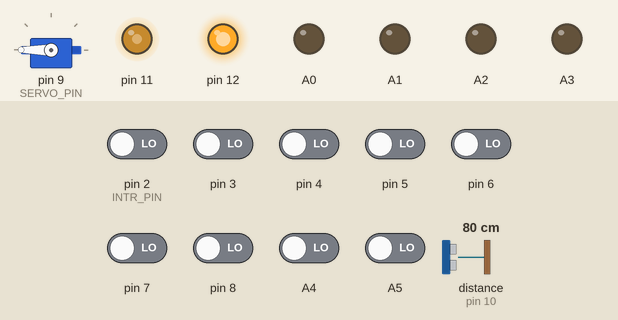
This sketch was run on a simulated Arduino Uno, built with avr-gcc and run on an emulated ATmega328P. On the bench: servo, output pins drawn as LEDs (lit = HIGH). Inputs (shaded band) come from the test bench; at power-on: A4, A5, pin 2 (INTR_PIN), pin 3–8 LOW, distance to the obstacle (sensor on pin 10) 80 cm. The echo pulse lasts 58.3 µs per cm; pins used as bus, display or sensor lines are not drawn; what the sketch prints to the serial monitor is not drawn.

Above: at 1.2 s.
1.3 s: distance to the obstacle (sensor on pin 10) set to 2 cm
At 1.8 s:
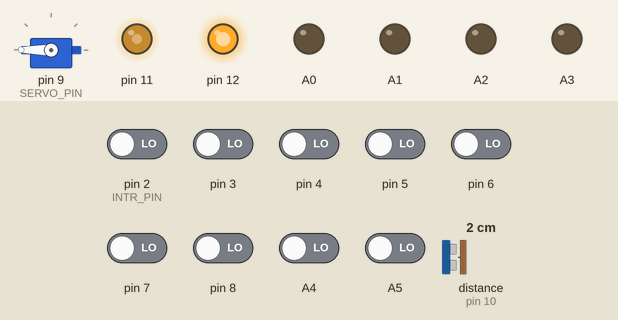
4.3 s: pin 6 driven HIGH
At 5.0 s:
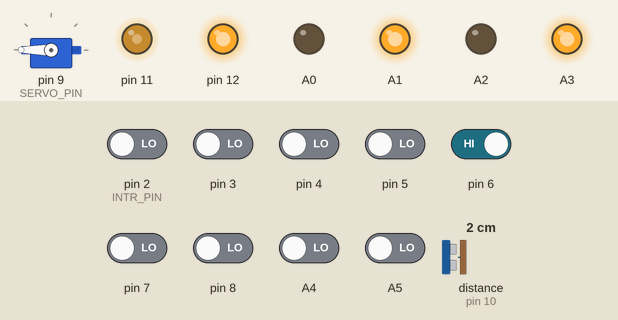
Timing chart, 0 to 7.3 s (numbered marks = the images above; inputs shaded):
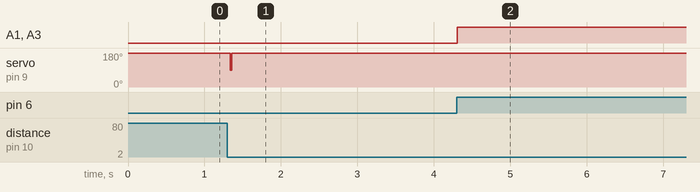

Measured:
- after the input at 1.3 s, servo on pin 9 (SERVO_PIN): 180° → 90° at once, → 180° 0.02 s later
- after the input at 4.3 s, A1, A3: LOW → HIGH at once

The sketch:

ornate.ino
```cpp
/*
  ornate
  https://github.com/krprashant94/eagle

  An 8 IR sensor based PID controlled line follower bot
  this can follow black and white strip using IR sensor
  with ultrasonic obstacle/wall detection

  The circuit:
    - Given in circuit.svg
  Sensor:
    - 8 IR sensor
    - HC-SR 04
  Motor Driver:
    - L293/L298/TB6612 like motor driver

  Created 04, Oct 2017
  Prashant K. Prasad
  Updated 30, Oct 2018
  Prashant K. Prasad
  Updated 07, Nov 2018
  Prashant K. Prasad
  Updated 04, Feb 2019
  Prashant K. Prasad

*/

#include <Servo.h>
#define SERVO_PIN 9
Servo servo;    // Create servo object to control a servo

#include "LIGHT_HCSR04.h"
LIGHT_HCSR04 hcsr04(9, 10);

#include "Sensor.h"
Sensor sensor(3, 4, 5, 6, 7, 8, A4, A5); //S1, S2, S3, S4, S5..

#include "Motor.h"
Motor motor(11, 12, A0, A1, A2, A3, 13); // ENA, ENB, IN1, IN2, IN3, IN4, CHECKPOINT

//Interrupt pin for menu
#define INTR_PIN 2

bool open_menu = false;
#include "Menu.h"

void setup() {
    Serial.begin(9600);
    motor.begin();
    sensor.begin();
    hcsr04.begin();
    servo.attach(SERVO_PIN);

    attachInterrupt(digitalPinToInterrupt(INTR_PIN), menuISR, RISING);

    // 128 is good for PID. You can increase it in straight path
    motor.topSpeed = 128;
}

void loop() {
     if(open_menu){
        menu();
     }


    sensor.readSensordata();
    if(sensor.SENSOR_DATA[3] == motor.IN_TRACK && sensor.same){
        // Do nothing. No change found since the last scanning.
    }else{
        // motor.directionControl(sensor.SENSOR_DATA[1], sensor.SENSOR_DATA[2], sensor.SENSOR_DATA[3], sensor.SENSOR_DATA[4], sensor.SENSOR_DATA[5]);
        motor.directionControl(sensor.SENSOR_DATA[0], sensor.SENSOR_DATA[1], sensor.SENSOR_DATA[2], sensor.SENSOR_DATA[3], sensor.SENSOR_DATA[4], sensor.SENSOR_DATA[5], sensor.SENSOR_DATA[6], sensor.SENSOR_DATA[7]);
    }
}
```

LIGHT_HCSR04.h
```cpp
class LIGHT_HCSR04
{
    public:
        int trigger;
        int echo;
        long echo_time;
        int echo_dist;
    public:
        LIGHT_HCSR04(int trig, int ech){
            trigger = trig;
            echo = ech;
        }

        /*
        * Get time taken by the ultrasonic sound
        */
        long duration(){
            // Clears the trigPin
            digitalWrite(trigger, LOW);
            delayMicroseconds(2);
            // Sets the trigPin on HIGH state for 10 micro seconds
            digitalWrite(trigger, HIGH);
            delayMicroseconds(10);
            digitalWrite(trigger, LOW);
            return pulseIn(echo, HIGH);
        }

        void begin(){
            pinMode(trigger, OUTPUT); // Sets the trigPin as an Output
            pinMode(echo, INPUT); // Sets the echoPin as an Input
        }

        /*
        * Get distance of obstical or wall
        */
        int distance(){
            // Reads the echoPin, returns the sound wave travel time in microseconds
            echo_time = duration();
            // Calculating the distance
            echo_dist = echo_time*0.34779/2;
            return echo_dist < 0 ? 0 :echo_dist;
        }
};
```

Menu.h
```cpp
void menuISR(){
    open_menu = true;
}
void menu(){
    open_menu = false;
    Serial.println("-----------------------------------------------------");
    Serial.println("");
    Serial.println("Line Follower Robot");
    Serial.println("https://github.com/krprashant94/Arduino-Line-Follower");
    Serial.println("IR Sensor: " + String(sensor.SENSOR_PIN[1]) + ", " + String(sensor.SENSOR_PIN[2]) + ", " + String(sensor.SENSOR_PIN[3]) + ", " + String(sensor.SENSOR_PIN[4]) + ", " + String(sensor.SENSOR_PIN[5]) + ", " + String(sensor.SENSOR_PIN[6]) + ", " + String(sensor.SENSOR_PIN[7]));
    Serial.println("Motor: " + String(motor.IN1) + ", " + String(motor.IN2) + ", " + String(motor.IN3) + ", " + String(motor.IN4) + ", " + String(motor.ENA) + ", " + String(motor.ENB));
    Serial.println("HCSR04: " + String(hcsr04.trigger) + ", " +String(hcsr04.echo));
    Serial.println("Servo: " + String(SERVO_PIN));
    Serial.println("");
    Serial.println("-----------------------------------------------------");
    Serial.println(" 1. Max Speed");
    Serial.println(" 2. Diagnostic");
    Serial.println(" 3. Read Sensor");
    Serial.println(" 4. Set Track");
    Serial.println(" 5. 1 Second Forward");
    Serial.println(" 6. 1 Second Left");
    Serial.println(" 7. 1 Second Right");
    Serial.println(" 8. Kp");
    Serial.println(" 9. Kd");
    Serial.println("10. Ki");
    Serial.println("x. Exit");
    Serial.println("Enter your choice : ");
    while(true){

        if (Serial.available()) {
            String cmd = Serial.readString();
            Serial.println(cmd);
            if(cmd == "x\r\n"){
              break;
            }
        }

        //TODO:

    }

    Serial.println("--------------------EXIT-----------------------------");
}
```

Motor.h
```cpp
class Motor{
    public:
        int IN1, IN2, IN3, IN4, ENA, ENB;
        int IN_TRACK = 1;
        int OUT_OF_TRACK = 0;
        float kp = 1, kd = 2, ki = 4;
        int pid, prev_error = 0, integral =0;
        int topSpeed = 128;
        int onLost = 1;
        int CHECKPOINT;
        bool blinker;
    Motor(int ea, int eb, int a, int b, int c, int d, int check){
            IN1 = a;
            IN2 = b;
            IN3 = c;
            IN4 = d;
            ENA = ea;
            ENB = eb;
            CHECKPOINT = check;
            speedControl(0);
    }
    void begin(){
            pinMode(IN2, OUTPUT);
            pinMode(IN1, OUTPUT);
            pinMode(IN4, OUTPUT);
            pinMode(IN3, OUTPUT);
            pinMode(ENA, OUTPUT);
            pinMode(ENB, OUTPUT);
    }
    void stop(){
        digitalWrite(IN2, LOW);
        digitalWrite(IN1, LOW);

        digitalWrite(IN4, LOW);
        digitalWrite(IN3, LOW);
    }
    void straight(){
        digitalWrite(IN2, HIGH);
        digitalWrite(IN1, LOW);

        digitalWrite(IN4, HIGH);
        digitalWrite(IN3, LOW);
    }
    void back(){
        digitalWrite(IN2, LOW);
        digitalWrite(IN1, HIGH);

        digitalWrite(IN4, LOW);
        digitalWrite(IN3, HIGH);
    }
    void turnLeft(){
        digitalWrite(IN2, HIGH);
        digitalWrite(IN1, LOW);

        digitalWrite(IN4, LOW);
        digitalWrite(IN3, LOW);
    }
    void turnRight(){
        digitalWrite(IN2, LOW);
        digitalWrite(IN1, LOW);

        digitalWrite(IN4, HIGH);
        digitalWrite(IN3, LOW);
    }
    void rotateLeft(){
        digitalWrite(IN2, HIGH);
        digitalWrite(IN1, LOW);

        digitalWrite(IN4, LOW);
        digitalWrite(IN3, HIGH);
    }
    void rotateRight(){
        digitalWrite(IN2, LOW);
        digitalWrite(IN1, HIGH);

        digitalWrite(IN4, HIGH);
        digitalWrite(IN3, LOW);
    }
    void wheelTest(){
        speedControl(0);
        delay(2000);
        straight();
        delay(200);
        stop();
        delay(200);
        back();
        delay(200);
        stop();
        delay(200);
        turnLeft();
        delay(200);
        stop();
        delay(200);
        turnRight();
        delay(200);
        stop();
        delay(200);
        rotateLeft();
        delay(200);
        stop();
        delay(200);
        rotateRight();
        delay(200);
        stop();
    }
    void speedTest(int t){
        speedControl(0);
        straight();
        delay(t);
        stop();
    }
    /*
    * PID calculation for 5 sensor array
    */
    int calcPID(int S1, int S2, int S4, int S5){
        int error;
        error = kp * (2*S1 + S2 - (S4 + 2*S5));
        integral += error;
        if(integral <= -topSpeed){
            integral = -topSpeed;
        }
        if(integral >= topSpeed){
            integral = topSpeed;
        }
        pid = (kp*error)+(kd*(prev_error-error))+(ki*integral);
        prev_error = error;
        if(pid <= -topSpeed){
            pid = -topSpeed;
        }
        if(pid >= topSpeed){
            pid = topSpeed;
        }
        return pid;
    }
    /*
    * PID calculation for 8 sensor array
    */
    int calcPID(int S0, int S1, int S2, int S5, int S6, int S7){
        int error;
        error = kp * (3*S0 + 2*S1 + S2 - (S5 + 2*S6 + 3*S7));
        integral += error;
        if(integral <= -topSpeed){
            integral = -topSpeed;
        }
        if(integral >= topSpeed){
            integral = topSpeed;
        }
        pid = (kp*error)+(kd*(prev_error-error))+(ki*integral);
        prev_error = error;
        if(pid <= -topSpeed){
            pid = -topSpeed;
        }
        if(pid >= topSpeed){
            pid = topSpeed;
        }
        return pid;
    }

    void directionControl(int S0, int S1, int S2, int S3, int S4, int S5, int S6, int S7){
        //checkpoint and finish point
        if((S0 == IN_TRACK && S1 == IN_TRACK && S2 == IN_TRACK && S3 == IN_TRACK && S4 == IN_TRACK && S5 == IN_TRACK && S6 == IN_TRACK && S7 == IN_TRACK) && blinker == false){
            blinker = true;
            digitalWrite(CHECKPOINT, HIGH);
        }else if(blinker){
            blinker = false;
            digitalWrite(CHECKPOINT, LOW);
        }

        if(S3 == OUT_OF_TRACK && S4 == OUT_OF_TRACK){
            if(S0 == OUT_OF_TRACK || S1 == OUT_OF_TRACK || S2 == OUT_OF_TRACK || S5 == OUT_OF_TRACK || S6 == OUT_OF_TRACK || S7 == OUT_OF_TRACK){
                //On all OUT_OF_TRACK search for wall using ultrasonic sensor
                int l = 0, c = 0, r = 0;

                servo.write(0);    // sets the servo position to 0deg
                l = hcsr04.distance();

                servo.write(90); // sets the servo position to 90deg
                c = hcsr04.distance();

                servo.write(180);    // sets the servo position to 180deg
                r = hcsr04.distance();

                if(l != 0 && r != 0 && c == 0){
                    //straight
                    Serial.print("TODO:");
                }else if(l != 0 && r == 0 && c != 0){
                    //rotate right and straight
                    Serial.print("TODO:");
                }
                if(hcsr04.distance() != 0){
                    //rotate left and straight
                    Serial.print("TODO:");
                }
            }else{
                // PID controlled bot set Kp, Kc, Ki correctly
                if(IN_TRACK == 1){
                    pid = calcPID(S0, S1, S2, S5, S6, S7);
                }else{
                    pid = calcPID(!S0, !S1, !S2, !S5, !S6, !S7);
                }
                speedControl(pid);
            }
        }else{
            // You are on a straight path, increase your speed and enjoy the ride.
            integral = 0;
            pid = 0;
            speedControl(0);
            straight();
        }
        //Serial.println(String(integral)+", "+String(topSpeed)+", "+String(pid));
    }

    void directionControl(int S1, int S2, int S3, int S4, int S5){
        //checkpoint and finish point
        if((S1 == IN_TRACK && S2 == IN_TRACK && S3 == IN_TRACK && S4 == IN_TRACK && S5 == IN_TRACK) && blinker == false){
            blinker = true;
            digitalWrite(CHECKPOINT, HIGH);
        }else if(blinker){
            blinker = false;
            digitalWrite(CHECKPOINT, LOW);
        }

        if(S3 == OUT_OF_TRACK){
            if(S3 == OUT_OF_TRACK || S1 == OUT_OF_TRACK || S2 == OUT_OF_TRACK || S4 == OUT_OF_TRACK || S5 == OUT_OF_TRACK){
                //On all OUT_OF_TRACK search for wall using ultrasonic sensor
                int l = 0, c = 0, r = 0;

                servo.write(0);    // sets the servo position to 0deg
                l = hcsr04.distance();

                servo.write(90); // sets the servo position to 90deg
                c = hcsr04.distance();

                servo.write(180);    // sets the servo position to 180deg
                r = hcsr04.distance();

                if(l != 0 && r != 0 && c == 0){
                    //straight
                    //Serial.print("TODO:");
                }else if(l != 0 && r == 0 && c != 0){
                    //rotate right and straight
                    //Serial.print("TODO:");
                }
                if(hcsr04.distance() != 0){
                    //rotate left and straight
                    //Serial.print("TODO:");
                }
            }else{
                // PID controlled bot set Kp, Kc, Ki correctly
                if(IN_TRACK == 1){
                    pid = calcPID(S1, S2, S4, S5);
                }else{
                    pid = calcPID(!S1, !S2, !S4, !S5);
                }
                speedControl(pid);
            }
        }else{
            // You are on a straight path, increase your speed and enjoy the ride.
            integral = 0;
            pid = 0;
            speedControl(0);
            straight();
        }
        //Serial.println(String(integral)+", "+String(topSpeed)+", "+String(pid));
    }

    void speedControl(int diff){
        analogWrite(ENA, topSpeed-diff);
        analogWrite(ENB, topSpeed+diff);
    }
};
```

Sensor.h
```cpp
class Sensor{
    public:
        int count = 0;
        bool same;
        int SENSOR_PIN[8];
        int SENSOR_DATA[8];
        int PREV_DATA[8];

        Sensor(int s0, int s1, int s2, int s3, int s4, int s5, int s6, int s7){
            count = 8;
            SENSOR_PIN[0] = s0;
            SENSOR_PIN[1] = s1;
            SENSOR_PIN[2] = s2;
            SENSOR_PIN[3] = s3;
            SENSOR_PIN[4] = s4;
            SENSOR_PIN[5] = s5;
            SENSOR_PIN[6] = s6;
            SENSOR_PIN[7] = s7;
        }
        Sensor(int s0, int s1, int s2, int s3, int s4){
            count = 5;
            SENSOR_PIN[0] = s0;
            SENSOR_PIN[1] = s1;
            SENSOR_PIN[2] = s2;
            SENSOR_PIN[3] = s3;
            SENSOR_PIN[4] = s4;
        }

        void begin(){
          int i;
            for (i = 0; i<count; i++){
                pinMode(SENSOR_PIN[i], INPUT);
            }
        }

        void readSensordata(){
            int i;
            for (i = 0; i<count; i++){
                SENSOR_DATA[i] = digitalRead(SENSOR_PIN[i]);
            }
            for (i = 0; i<count; i++){
                same = true;
                if(PREV_DATA[i] != SENSOR_DATA[i]){
                    same = false;
                    break;
                }
            }
            for (i = 0; i<count; i++){
                PREV_DATA[i] = SENSOR_DATA[i];
            }
        }
};
```
